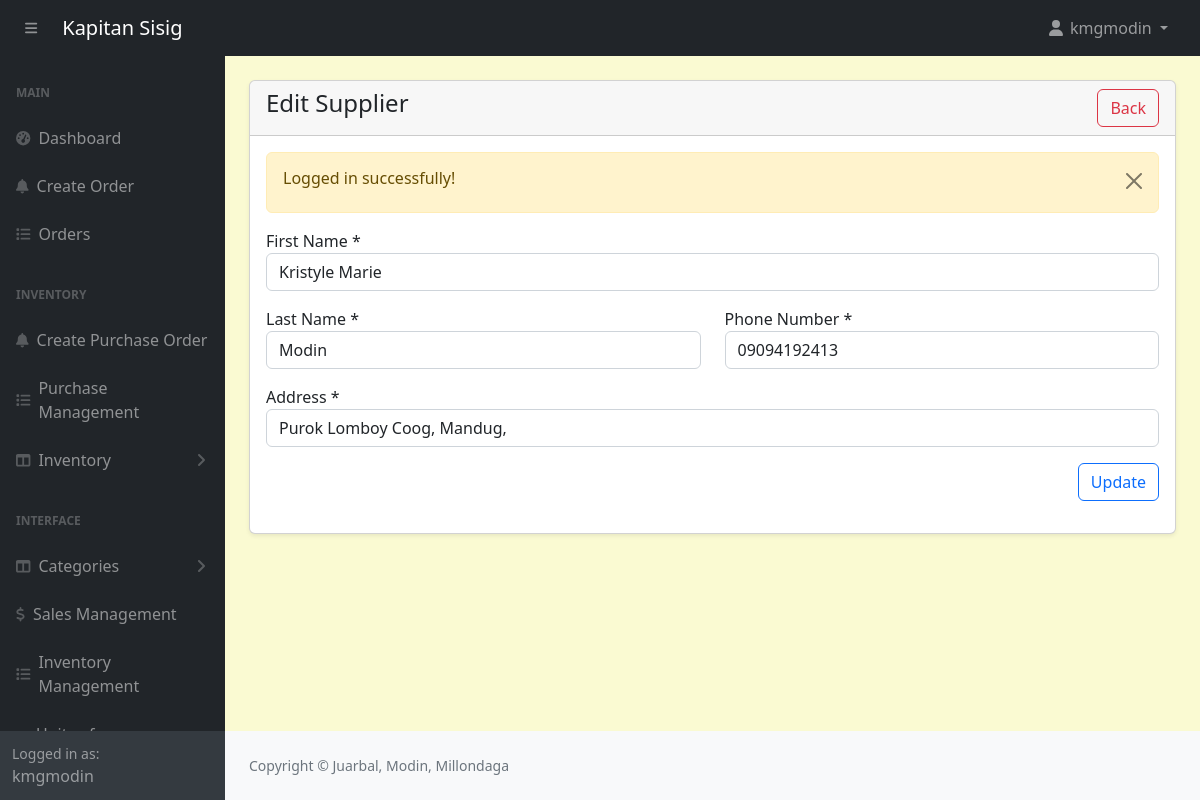
The page /admin/suppliers-edit.php?id=1 (signed in) on the database its author committed.
### tables this page shows
CREATE TABLE `suppliers` (
  `id` int(11) NOT NULL,
  `firstname` varchar(191) NOT NULL,
  `lastname` varchar(191) NOT NULL,
  `phonenumber` varchar(191) NOT NULL,
  `address` varchar(191) NOT NULL
);

### admin/suppliers-edit.php (the view, shortened to what this page needs)
<?php include('includes/header.php'); ?>
<div class="container-fluid px-4 pb-4">
    <div class="card mt-4 shadow-sm">
        <div class="card-header">
            <h4 class="mb-0">Edit Supplier
                <a href="suppliers.php" class="btn btn-outline-danger float-end">Back</a>
            </h4>
        </div>
        <div class="card-body">
            <form action="code.php" method="POST">
            <?php
            if (isset($_GET['id']) && $_GET['id'] != '') {
                $supplierID = $_GET['id'];
            } else {
                echo '<h5>No ID Found</h5>';
                return false;
            }
            $supplierData = getByID('suppliers', $supplierID);
            if ($supplierData && $supplierData['status'] == 200) {
            ?>
                <div class="row">
                    <div class="col-md-12 mb-3">
                        <label for="">First Name *</label>
                        <input type="text" name="firstname" required value="<?= $supplierData['data']['firstname']; ?>" class="form-control">
                    </div>
                    <div class="col-md-6 mb-3">
                        <label for="">Last Name *</label>
                        <input type="text" name="lastname" required value="<?= $supplierData['data']['lastname']; ?>" class="form-control">
                    </div>
                    <div class="col-md-6 mb-3">
                        <label for="">Phone Number *</label>
                        <input type="text" name="phonenumber" required value="<?= $supplierData['data']['phonenumber']; ?>" class="form-control">
                    </div>
                    <div class="col-md-12 mb-3">
                        <label for="">Address *</label>
                        <input type="text" name="address" required value="<?= $supplierData['data']['address']; ?>" class="form-control">
                    </div>
                    <div class="col-md-12 mb-3 text-end">
                        <button type="submit" name="updateSupplier" class="btn btn-outline-primary">Update</button>
                    </div>
                </div>
            <?php
            } else {
                echo '<h5>' . ($supplierData['message'] ?? 'Something Went Wrong!') . '</h5>';
                exit();
            }
            ?>
            </form>
        </div>
    </div>
</div>
<?php include('includes/footer.php'); ?>

### admin/assets/css/custom.css (style rules this page uses)
body { margin: 0; font-family: system-ui, -apple-system, "Segoe UI", Roboto, "Helvetica Neue", "Noto Sans", "Liberation Sans", Arial, sans-serif; font-size: 1rem; font-weight: 400; line-height: 1.5; color: #212529; text-align: left; background-color: #FAFAD2; -webkit-text-size-adjust: 100%; -webkit-tap-highlight-color: rgba(0, 0, 0, 0); }

### rows shown on the page
suppliers: firstname "Kristyle Marie", lastname "Modin", phonenumber "09094192413", address "Purok Lomboy Coog, Mandug,"

### other values the page prints
$_SESSION['loggedInUser']['username'] "kmgmodin"
$_SESSION['message'] "Logged in successfully!"
